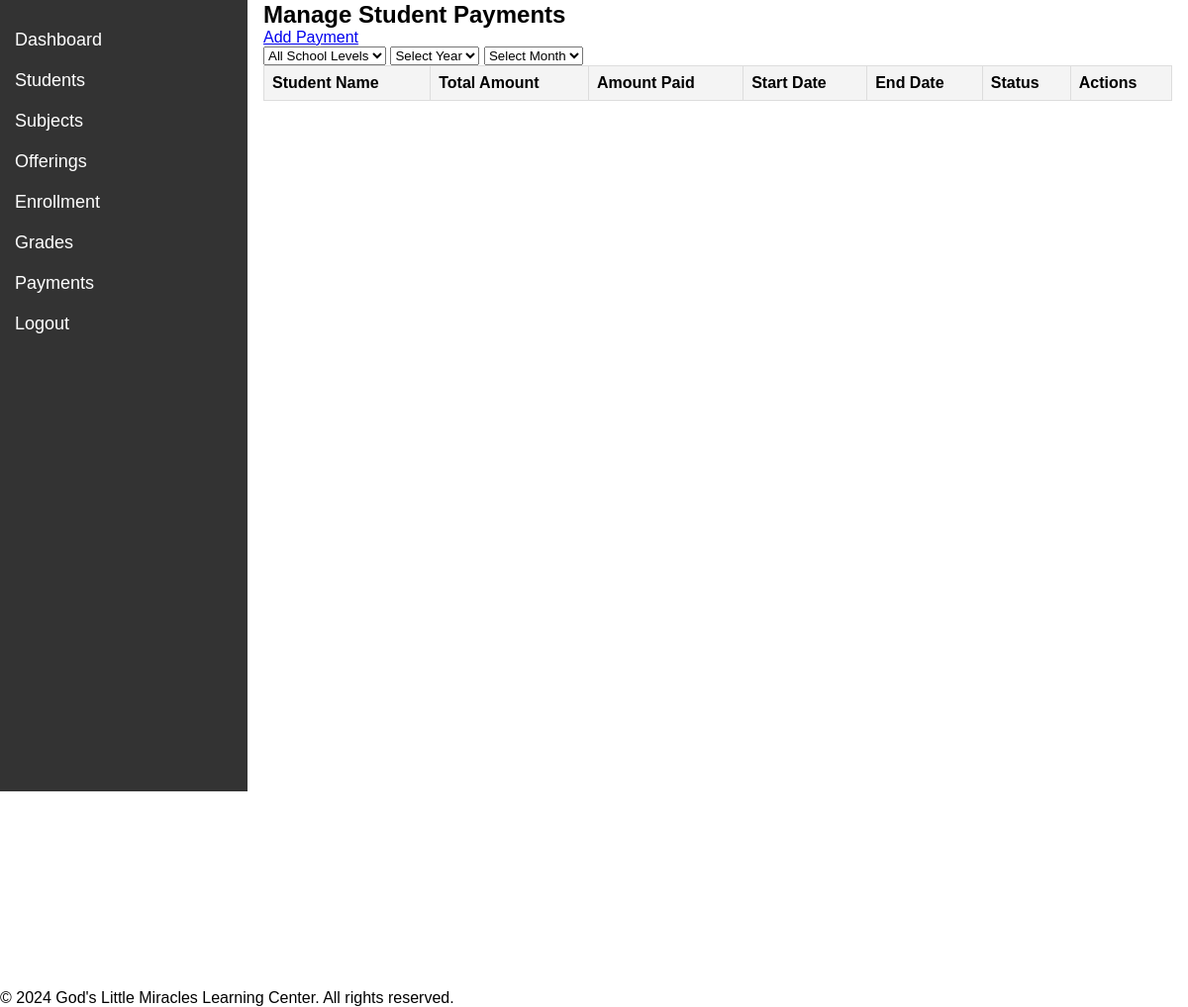
The page /teacher/manage_payments.php (signed in) on the database as committed earlier.
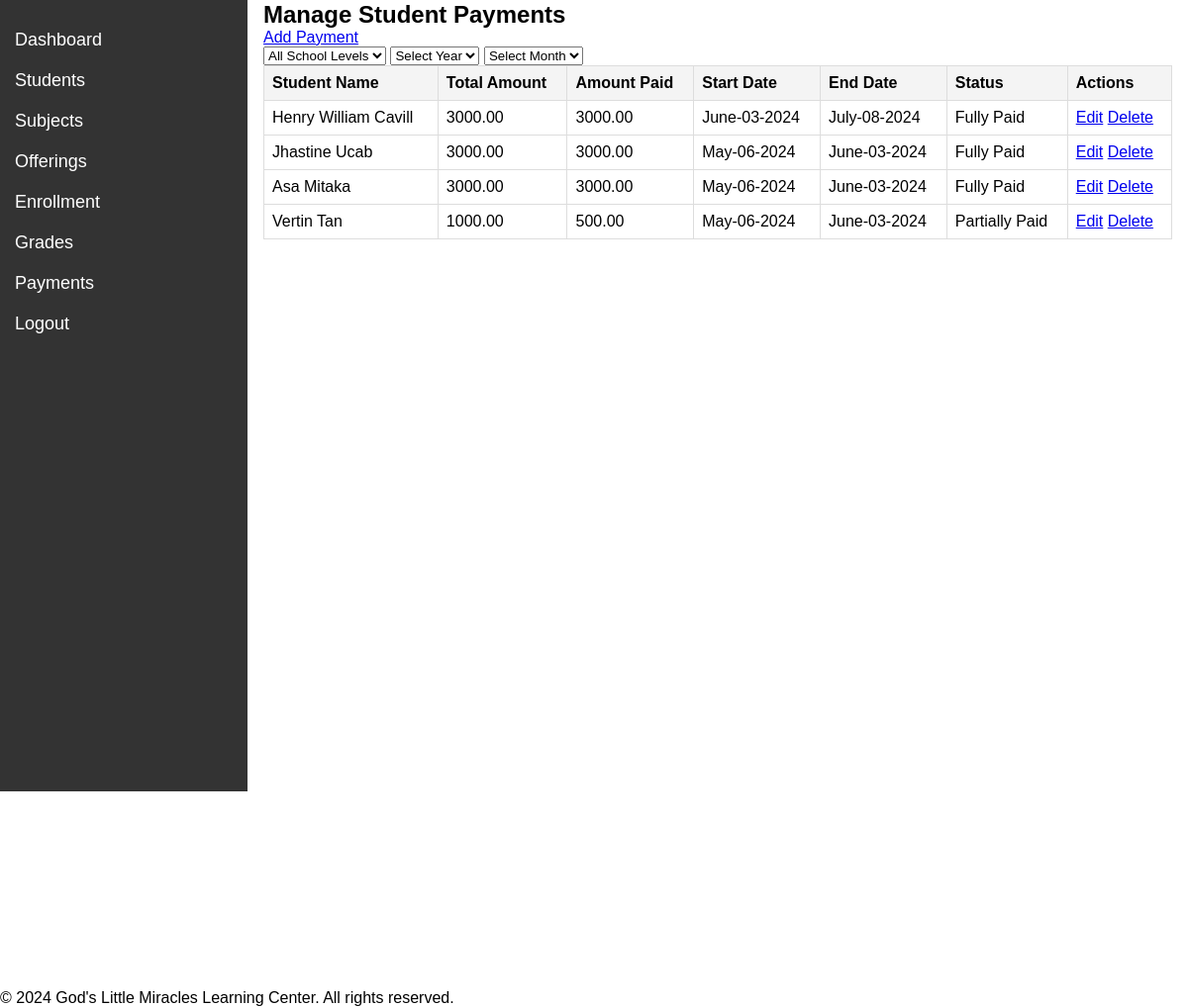
The same page on the database as committed later.
### tables this page shows
CREATE TABLE `payments` (
  `PaymentID` int(11) NOT NULL,
  `StudentID` int(11) NOT NULL,
  `Amount` decimal(10,2) NOT NULL,
  `AmountPaid` decimal(10,2) NOT NULL DEFAULT 0.00,
  `StartDate` date NOT NULL,
  `EndDate` date NOT NULL,
  `PaymentStatus` enum('Fully Paid','Partially Paid','Not Paid') NOT NULL
);

CREATE TABLE `students` (
  `StudentID` int(11) NOT NULL,
  `FirstName` varchar(100) DEFAULT NULL,
  `MiddleName` varchar(100) DEFAULT NULL,
  `LastName` varchar(100) DEFAULT NULL,
  `BirthDate` date DEFAULT NULL,
  `SpecialNeedsDetails` text DEFAULT NULL,
  `ParentGuardianContactInfo` varchar(255) DEFAULT NULL,
  `Username` varchar(50) DEFAULT NULL,
  `Password` varchar(255) DEFAULT NULL,
  `Status` varchar(10) DEFAULT 'Active'
);

### teacher/manage_payments.php (the view, shortened to what this page needs)
<?php
require_once '../includes/config.php';
$selectedSchoolLevel = $_GET['schoolLevel'] ?? '';
$selectedYear = $_GET['year'] ?? '';
$selectedMonth = $_GET['month'] ?? '';
$sql = "SELECT s.StudentID, s.FirstName, s.LastName, p.Amount, p.AmountPaid, p.StartDate, p.EndDate, p.PaymentStatus, p.PaymentID
        FROM (
            SELECT p.PaymentID, p.StudentID, p.Amount, p.AmountPaid, p.StartDate, p.EndDate, p.PaymentStatus,
                   ROW_NUMBER() OVER (PARTITION BY p.StudentID ORDER BY p.StartDate DESC, p.PaymentID DESC) as rn
            FROM payments p
            JOIN enrollment e ON p.StudentID = e.StudentID
            WHERE (:schoolLevel IS NULL OR e.SchoolLevel = :schoolLevel)
              AND (:year IS NULL OR YEAR(p.StartDate) = :year)
              AND (:month IS NULL OR MONTH(p.StartDate) = :month)
        ) p
        JOIN students s ON p.StudentID = s.StudentID
        WHERE p.rn = 1
        ORDER BY p.StartDate DESC";
$stmt = $pdo->prepare($sql);
$stmt->bindValue(':schoolLevel', $selectedSchoolLevel ?: null);
$stmt->bindValue(':year', $selectedYear ?: null);
$stmt->bindValue(':month', $selectedMonth ?: null);
$payments = [];
try {
    $stmt->execute();
    $payments = $stmt->fetchAll(PDO::FETCH_ASSOC);
} catch (PDOException $e) {
    $error = "Error fetching payments: " . $e->getMessage();
}
?>
<!DOCTYPE html>
<html lang="en">
<head>
    <link rel="stylesheet" href="../css/teacher_style.css">
</head>
<body>
    <?php include 'sidebar2.php'; ?>
    <div class="teacher-content">
        <h2>Manage Student Payments</h2>
        <a href="add_payment.php" class="btn">Add Payment</a>
        <form method="get">
            <select name="schoolLevel" onchange="this.form.submit()">
                <option value="">All School Levels</option>
            </select>
            <select name="year" onchange="this.form.submit()">
                <option value="">Select Year</option>
            </select>
            <select name="month" onchange="this.form.submit()">
                <option value="">Select Month</option>
            </select>
        </form>
        <table>
            <thead>
                <tr>
                    <th>Student Name</th>
                    <th>Total Amount</th>
                    <th>Amount Paid</th>
                    <th>Start Date</th>
                    <th>End Date</th>
                    <th>Status</th>
                    <th>Actions</th>
                </tr>
            </thead>
            <tbody>
                <?php foreach ($payments as $payment): ?>
                <tr>
                    <td><?= htmlspecialchars($payment['FirstName'] . ' ' . $payment['LastName']); ?></td>
                    <td><?= htmlspecialchars($payment['Amount']); ?></td>
                    <td><?= htmlspecialchars($payment['AmountPaid']); ?></td>
                    <td><?= date('F-d-Y', strtotime($payment['StartDate'])); ?></td>
                    <td><?= date('F-d-Y', strtotime($payment['EndDate'])); ?></td>
                    <td><?= htmlspecialchars($payment['PaymentStatus']); ?></td>
                    <td>
                        <a href="edit_payment.php?id=<?= $payment['PaymentID']; ?>" class="btn">Edit</a>
                        <a href="delete_payment.php?id=<?= $payment['PaymentID']; ?>" onclick="return confirm('Are you sure you want to delete this payment?');" class="btn">Delete</a>
                    </td>
                </tr>
                <?php endforeach; ?>
            </tbody>
        </table>
    </div>
    <?php include '../includes/footer.php'; ?>
</body>
</html>

### teacher/sidebar2.php
<link rel="stylesheet" href="../css/sidebar2_style.css">
<div class="teacher-sidebar">
    <ul>
        <li><a href="teacher_index.php">Dashboard</a></li>
        <li><a href="manage_students.php">Students</a></li>
        <li><a href="manage_subjects.php">Subjects</a></li>
        <li><a href="manage_offerings.php">Offerings</a></li>
        <li><a href="manage_enrollment.php">Enrollment</a></li>
        <li><a href="manage_grades.php">Grades</a></li>
        <li><a href="manage_payments.php">Payments</a></li>
        <li><a href="teacher_logout.php">Logout</a></li>
    </ul>
</div>

### includes/footer.php
<footer>
    <p>&copy; <?php echo date("Y"); ?> God's Little Miracles Learning Center. All rights reserved.</p>
</footer>
</body>
</html>

### css/teacher_style.css (style rules this page uses)
table { width: 100%; border-collapse: collapse; }
th, td { border: 1px solid #ddd; padding: 8px; text-align: left; }
th { background-color: #f4f4f4; }

### css/sidebar2_style.css (style rules this page uses)
* { margin: 0; padding: 0; box-sizing: border-box; }
body { font-family: Arial, sans-serif; }
.teacher-sidebar { background-color: #333; color: white; height: 100vh; width: 250px; position: fixed; top: 0; left: 0; overflow-x: hidden; padding-top: 20px; }
.teacher-sidebar a { padding: 10px 15px; text-decoration: none; font-size: 18px; color: white; display: block; }
.teacher-content { margin-left: 250px; padding: 1px 16px; height: 1000px; }

Rows that differ between the two databases and show on the page:
added payments: StudentID.LastName "Henry William Cavill", Amount "3000.00", AmountPaid "3000.00", StartDate "June-03-2024", EndDate "July-08-2024", PaymentStatus "Fully Paid"
added payments: StudentID.LastName "Jhastine Ucab", Amount "3000.00", AmountPaid "3000.00", StartDate "May-06-2024", EndDate "June-03-2024", PaymentStatus "Fully Paid"
added payments: StudentID.LastName "Asa Mitaka", Amount "3000.00", AmountPaid "3000.00", StartDate "May-06-2024", EndDate "June-03-2024", PaymentStatus "Fully Paid"
added payments: StudentID.LastName "Vertin Tan", Amount "1000.00", AmountPaid "500.00", StartDate "May-06-2024", EndDate "June-03-2024", PaymentStatus "Partially Paid"
